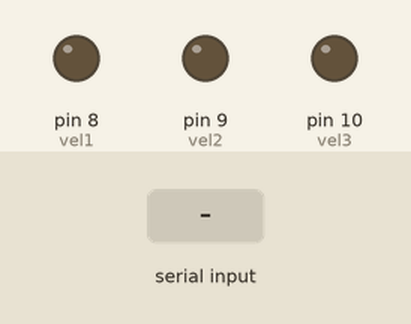
Simulated run of this sketch. Board: Arduino Uno, built with avr-gcc and run on an emulated ATmega328P. On the bench: output pins drawn as LEDs (lit = HIGH). The inputs (shaded band) are chosen by the test bench.

Above: at 1.2 s.
1.3 s: "A" received over Serial
At 2.1 s:
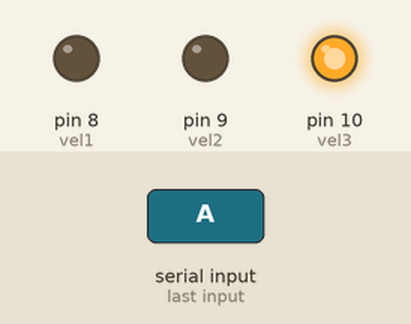
4.3 s: "B" received over Serial
At 5.6 s:
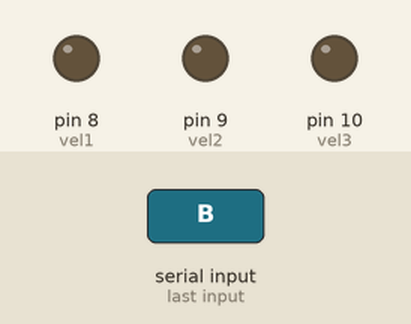
Timing chart, 0 to 7.3 s (numbered marks = the images above; inputs shaded):
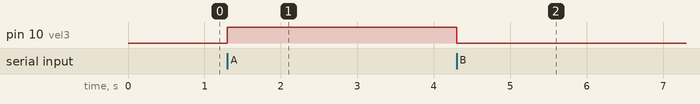

Measured:
- after the input at 1.3 s, pin 10 (vel3): LOW → HIGH at once
- after the input at 4.3 s, pin 10 (vel3): HIGH → LOW at once

The sketch:

Fusion_Ventilador_con_velocidades.ino
```cpp
#include <IRremote.h>

IRrecv IR(3);
int vel1 = 8;
int vel2 = 9;
int vel3 = 10;


void setup() {
  //pinMode(10, OUTPUT);
  Serial.begin(9600);
  IR.enableIRIn();
  pinMode(vel1, OUTPUT);
  pinMode(vel2, OUTPUT);
  pinMode(vel3, OUTPUT);
  Serial.begin(9600);
}

void loop() {
  if(Serial.available()){
    int dato=Serial.read();
    if(dato=='A'){
      digitalWrite(vel3, HIGH);
      delay(10);
    }
    if(dato=='B'){
      digitalWrite(vel3, LOW);
      delay(10);
    }
  }
  if (IR.decode()){
    Serial.println(IR.decodedIRData.decodedRawData, HEX);
          if (IR.decodedIRData.decodedRawData == 0xEE11FB04){
      digitalWrite(vel1, HIGH);
    }
          if (IR.decodedIRData.decodedRawData == 0xF708FB04){
      digitalWrite(vel1, LOW);
    }
          if (IR.decodedIRData.decodedRawData == 0xED12FB04){
      digitalWrite(vel3, HIGH);
    }
          if (IR.decodedIRData.decodedRawData == 0xF708FB04){
      digitalWrite(vel3, LOW);
    }
          if (IR.decodedIRData.decodedRawData == 0xEC13FB04){
      digitalWrite(vel2, HIGH);
    }
          if (IR.decodedIRData.decodedRawData == 0xF708FB04){
      digitalWrite(vel2, LOW);
    }

    delay(10);
    IR.resume();
   }
  }
```
